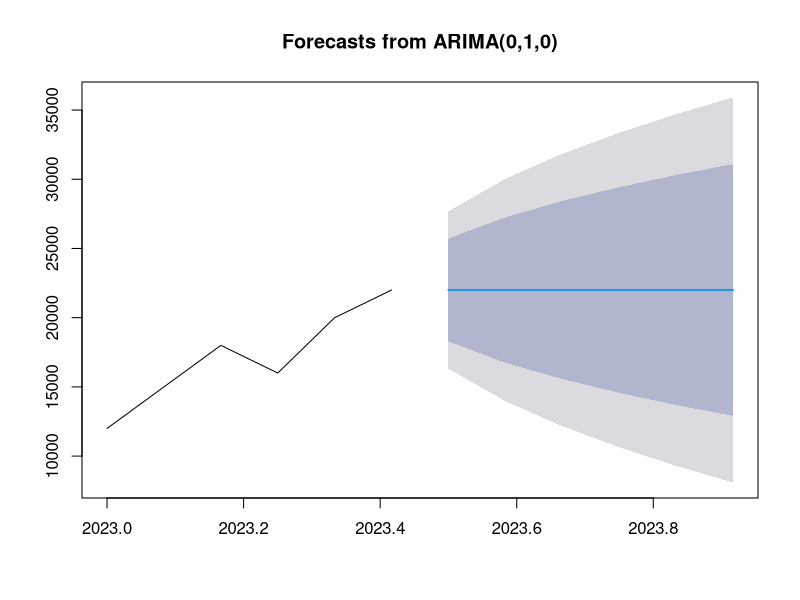

R code for this plot:
library(forecast)

sales_data <- data.frame(
  months = seq(as.Date("2023-01-01"), as.Date("2023-06-01"), by = "months"),
  Sales = c(12000,15000,18000,16000,20000,22000)
)

sales_ts = ts(sales_data$Sales, frequency = 12, start = c(2023,1))
print(sales_ts)

arima_model= auto.arima(sales_ts)

forecastR <- forecast(arima_model, h = 6)

print(forecastR)
plot(forecastR)
